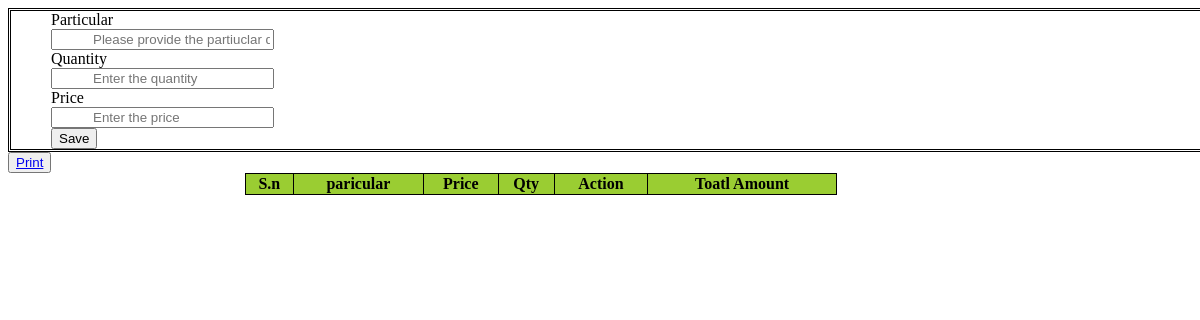
Before: /f_particular_add.php?sid=1 with the older database file.
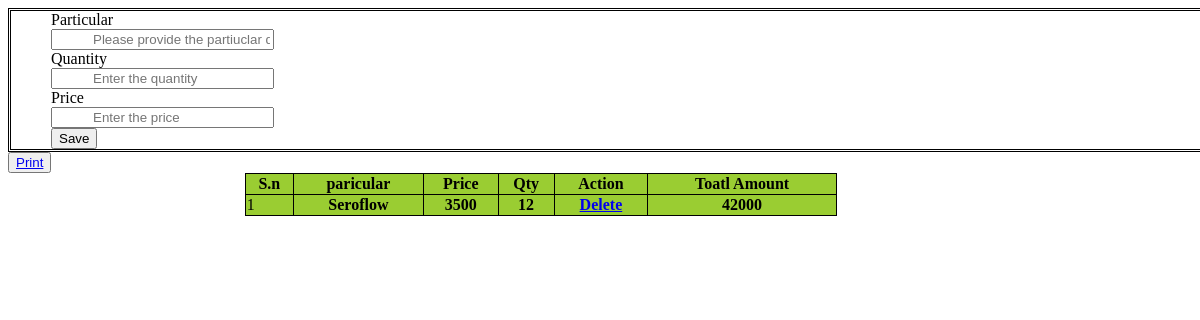
After: the same page with the newer database file.
### tables this page shows
CREATE TABLE `particular` (
  `id` int(200) NOT NULL,
  `invoice_no` int(200) DEFAULT NULL,
  `paticular` varchar(200) NOT NULL,
  `qty` int(200) NOT NULL,
  `price` int(200) NOT NULL
);

### f_particular_add.php (the view, shortened to what this page needs)
<?php
include('connect.php');
if (isset($_GET['sid'])) {
    $id = $_GET['sid'];
}
?>
<!DOCTYPE html>
<html lang="en">
<head>
    <link rel="stylesheet" type="text/css" href="../css/add_particular.css" >
</head>
<body>
    <form action="#" method="POST">
        <div class="particular_add">
            <label for="paticular">Particular </label>
            <input type="text" placeholder="Please provide the partiuclar data" name="paticular">
            <label for="qty"> Quantity </label>
            <input type="number" placeholder="Enter the quantity" name="qty">
            <label for="price">Price</label>
            <input type="number" placeholder="Enter the price " name="price">
            <button tpe="submit" name="Add" value="Add">Save</button>
        </div>
    </form>
    <?php
                $sql = "SELECT * FROM  particular WHERE id='$id' ";
                $result = $con->query($sql);
                ?>
        <table width="50%">
            <tr>
                <th>S.n</th>
                <th>paricular</th>
                <th>Price</th>
                <th>Qty</th>
                <th>Action</th>
                <th>Toatl Amount</th>
            </tr>
            <?php
            $i = 0;
            while ($row = mysqli_fetch_array($result)) {
            ?>
                <tr>
                    <td><?php echo  $i + 1;  ?></td>
                    <th><?php
                        if ($row) {
                            echo $row['paticular'];
                        } else {
                            echo 'no data found';
                        }
                        ?></th>
                    <th><?php if ($row) {
                            echo $row['price'];
                        } else {
                            echo 'No data found';
                        }
                        ?></th>
                    <th><?php if ($row) {
                            echo $row['qty'];
                        } else {
                            echo 'NO data found';
                        }
                        ?>
                    </th>
                    <th><span><a href="f_particular_delete.php ?deleteid=<?php echo $row['invoice_no']; ?>">Delete</a> </span></th>
<th>
                    <?php if ($row) {
                        $amount = $row['qty'] * $row['price'];
                        echo $amount;
                    } else {
                        echo 'NO data found';
                    }
                    ?>
                    </th>
                </tr>
            <?php
                $i++;
            }
            ?>
            <button> <span><a href="f_bill.php ?id=<?php echo $id; ?>">Print</a> </span></button>
        </table>
</body>
</html>

Changed rows visible on the page:
added particular: paticular "Seroflow", price "3500", qty "12", amount "42000"
